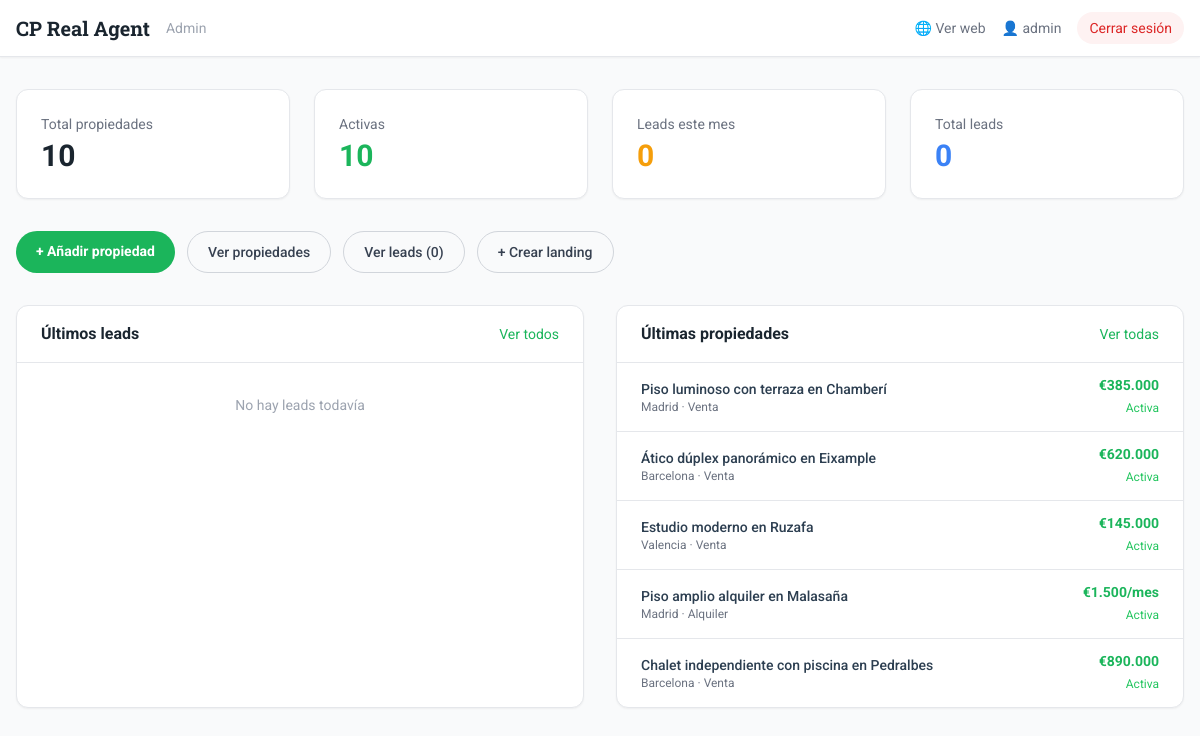
The page /admin/dashboard (signed in) on the database its author committed.
### tables this page shows
CREATE TABLE IF NOT EXISTS `propiedades` (
  `id` INT AUTO_INCREMENT PRIMARY KEY,
  `titulo` VARCHAR(200) NOT NULL,
  `slug` VARCHAR(220) UNIQUE NOT NULL,
  `descripcion` TEXT NOT NULL,
  `tipo_operacion` ENUM('alquiler','venta','traspaso','compartir') NOT NULL,
  `tipo_inmueble` ENUM('piso','casa','chalet','atico','duplex','estudio','local','oficina','terreno','garaje') NOT NULL,
  `precio` DECIMAL(12,2) NOT NULL,
  `moneda` CHAR(3) DEFAULT 'EUR',
  `superficie` DECIMAL(8,2) DEFAULT NULL,
  `superficie_util` DECIMAL(8,2) DEFAULT NULL,
  `habitaciones` TINYINT DEFAULT NULL,
  `banos` TINYINT DEFAULT NULL,
  `planta` VARCHAR(50) DEFAULT NULL,
  `ascensor` TINYINT(1) DEFAULT 0,
  `terraza` TINYINT(1) DEFAULT 0,
  `garaje` TINYINT(1) DEFAULT 0,
  `piscina` TINYINT(1) DEFAULT 0,
  `aire_acondicionado` TINYINT(1) DEFAULT 0,
  `amueblado` TINYINT(1) DEFAULT 0,
  `certificacion_energetica` CHAR(1) DEFAULT NULL,
  `ciudad` VARCHAR(100) NOT NULL,
  `zona_barrio` VARCHAR(100) DEFAULT NULL,
  `direccion` VARCHAR(255) DEFAULT NULL,
  `lat` DECIMAL(10,8) DEFAULT NULL,
  `lng` DECIMAL(11,8) DEFAULT NULL,
  `destacada` TINYINT(1) DEFAULT 0,
  `activa` TINYINT(1) DEFAULT 1,
  `visitas` INT DEFAULT 0,
  `created_at` TIMESTAMP DEFAULT CURRENT_TIMESTAMP,
  `updated_at` TIMESTAMP DEFAULT CURRENT_TIMESTAMP ON UPDATE CURRENT_TIMESTAMP,
  INDEX idx_operacion (`tipo_operacion`),
  INDEX idx_ciudad (`ciudad`),
  INDEX idx_tipo (`tipo_inmueble`),
  INDEX idx_precio (`precio`),
  INDEX idx_destacada (`destacada`, `activa`),
  FULLTEXT idx_busqueda (`titulo`, `descripcion`, `ciudad`, `zona_barrio`)
);

### includes/security.php (called while the page is built, shortened)
<?php
function e(string $str): string {
    return htmlspecialchars($str, ENT_QUOTES, 'UTF-8');
}

### includes/functions.php (called while the page is built, shortened)
<?php
function format_price(float $price, string $operacion): string {
    $formatted = number_format($price, 0, ',', '.');
    if ($operacion === 'alquiler') {
        return '€' . $formatted . '/mes';
    }
    return '€' . $formatted;
}
function tipo_operacion_label(string $tipo): string {
    $map = [
        'alquiler' => 'Alquiler',
        'venta'    => 'Venta',
        'traspaso' => 'Traspaso',
        'compartir'=> 'Compartir',
    ];
    return $map[$tipo] ?? ucfirst($tipo);
}

### admin/dashboard.php (the view, shortened to what this page needs)
<?php
require_once __DIR__ . '/../includes/security.php';
require_once __DIR__ . '/../includes/functions.php';
$db = getDB();
$totalProps = (int)$db->query("SELECT COUNT(*) FROM propiedades")->fetchColumn();
$activeProps = (int)$db->query("SELECT COUNT(*) FROM propiedades WHERE activa = 1")->fetchColumn();
$leadsMonth = (int)$db->query("SELECT COUNT(*) FROM leads WHERE created_at > DATE_SUB(NOW(), INTERVAL 30 DAY)")->fetchColumn();
$totalLeads = (int)$db->query("SELECT COUNT(*) FROM leads")->fetchColumn();
$recentLeads = $db->query("SELECT l.*, p.titulo as prop_titulo FROM leads l LEFT JOIN propiedades p ON l.propiedad_id = p.id ORDER BY l.created_at DESC LIMIT 10")->fetchAll();
$recentProps = $db->query("SELECT * FROM propiedades ORDER BY updated_at DESC LIMIT 5")->fetchAll();
?>
<!DOCTYPE html>
<html lang="es">
<head>
    <script src="https://cdn.tailwindcss.com"></script>
</head>
<body class="font-sans bg-gray-50 min-h-screen">
    <header class="bg-white shadow-sm border-b">
        <div class="max-w-7xl mx-auto px-4 py-3 flex items-center justify-between">
            <div class="flex items-center gap-4">
                <a href="/admin/dashboard" class="text-xl font-slab font-bold text-accent-dark">CP Real Agent</a>
                <span class="text-sm text-gray-400">Admin</span>
            </div>
            <div class="flex items-center gap-4">
                <a href="/" target="_blank" class="text-sm text-gray-500 hover:text-primary">🌐 Ver web</a>
                <span class="text-sm text-gray-500">👤 <?= e($_SESSION['user_name'] ?? 'Admin') ?></span>
                <a href="/admin/logout" class="px-3 py-1.5 text-sm bg-red-50 text-red-600 rounded-full hover:bg-red-100 transition-colors">Cerrar sesión</a>
            </div>
        </div>
    </header>
    <div class="max-w-7xl mx-auto px-4 py-8">
        <div class="grid grid-cols-1 sm:grid-cols-2 lg:grid-cols-4 gap-6 mb-8">
            <div class="bg-white rounded-xl p-6 shadow-sm border">
                <div class="text-sm text-gray-500 mb-1">Total propiedades</div>
                <div class="text-3xl font-bold text-accent-dark"><?= $totalProps ?></div>
            </div>
            <div class="bg-white rounded-xl p-6 shadow-sm border">
                <div class="text-sm text-gray-500 mb-1">Activas</div>
                <div class="text-3xl font-bold text-primary"><?= $activeProps ?></div>
            </div>
            <div class="bg-white rounded-xl p-6 shadow-sm border">
                <div class="text-sm text-gray-500 mb-1">Leads este mes</div>
                <div class="text-3xl font-bold text-amber-500"><?= $leadsMonth ?></div>
            </div>
            <div class="bg-white rounded-xl p-6 shadow-sm border">
                <div class="text-sm text-gray-500 mb-1">Total leads</div>
                <div class="text-3xl font-bold text-blue-500"><?= $totalLeads ?></div>
            </div>
        </div>
        <div class="flex flex-wrap gap-3 mb-8">
            <a href="/admin/propiedades/crear" class="px-5 py-2.5 bg-primary text-white font-bold rounded-full hover:bg-primary-dark transition-colors text-sm">
                + Añadir propiedad
            </a>
            <a href="/admin/propiedades/listar" class="px-5 py-2.5 border border-gray-300 text-gray-700 font-medium rounded-full hover:bg-gray-50 transition-colors text-sm">
                Ver propiedades
            </a>
            <a href="/admin/leads/listar" class="px-5 py-2.5 border border-gray-300 text-gray-700 font-medium rounded-full hover:bg-gray-50 transition-colors text-sm">
                Ver leads (<?= $totalLeads ?>)
            </a>
            <a href="/admin/landing/crear" class="px-5 py-2.5 border border-gray-300 text-gray-700 font-medium rounded-full hover:bg-gray-50 transition-colors text-sm">
                + Crear landing
            </a>
        </div>
        <div class="grid grid-cols-1 lg:grid-cols-2 gap-8">
            <div class="bg-white rounded-xl shadow-sm border">
                <div class="px-6 py-4 border-b flex items-center justify-between">
                    <h2 class="font-bold text-accent-dark">Últimos leads</h2>
                    <a href="/admin/leads/listar" class="text-sm text-primary hover:underline">Ver todos</a>
                </div>
                <div class="divide-y">
                    <?php if (count($recentLeads) > 0): ?>
                    <?php foreach ($recentLeads as $lead): ?>
                    <div class="px-6 py-3 flex items-center justify-between gap-4">
                        <div class="min-w-0">
                            <div class="font-medium text-accent text-sm truncate"><?= e($lead['nombre']) ?></div>
                            <div class="text-xs text-gray-500 truncate"><?= e($lead['email']) ?><?php if ($lead['prop_titulo']) echo ' · ' . e($lead['prop_titulo']) ?></div>
                        </div>
                        <div class="text-right flex-shrink-0">
                            <div class="text-xs text-gray-400"><?= date('d/m H:i', strtotime($lead['created_at'])) ?></div>
                            <div class="text-xs text-gray-400"><?= e($lead['fuente']) ?></div>
                        </div>
                    </div>
                    <?php endforeach; ?>
                    <?php else: ?>
                    <div class="px-6 py-8 text-center text-gray-400 text-sm">No hay leads todavía</div>
                    <?php endif; ?>
                </div>
            </div>
            <div class="bg-white rounded-xl shadow-sm border">
                <div class="px-6 py-4 border-b flex items-center justify-between">
                    <h2 class="font-bold text-accent-dark">Últimas propiedades</h2>
                    <a href="/admin/propiedades/listar" class="text-sm text-primary hover:underline">Ver todas</a>
                </div>
                <div class="divide-y">
                    <?php foreach ($recentProps as $prop): ?>
                    <div class="px-6 py-3 flex items-center justify-between gap-4">
                        <div class="min-w-0">
                            <div class="font-medium text-accent text-sm truncate"><?= e($prop['titulo']) ?></div>
                            <div class="text-xs text-gray-500"><?= e($prop['ciudad']) ?> · <?= tipo_operacion_label($prop['tipo_operacion']) ?></div>
                        </div>
                        <div class="text-right flex-shrink-0">
                            <div class="text-sm font-bold text-primary"><?= format_price((float)$prop['precio'], $prop['tipo_operacion']) ?></div>
                            <span class="text-xs <?= $prop['activa'] ? 'text-green-500' : 'text-red-500' ?>">
                                <?= $prop['activa'] ? 'Activa' : 'Inactiva' ?>
                            </span>
                        </div>
                    </div>
                    <?php endforeach; ?>
                </div>
            </div>
        </div>
    </div>
</body>
</html>

### rows shown on the page
propiedades: titulo "Piso luminoso con terraza en Chamberí", ciudad "Madrid", tipo_operacion "Venta", precio+tipo_operacion "€385.000", activa "Activa"
propiedades: titulo "Ático dúplex panorámico en Eixample", ciudad "Barcelona", tipo_operacion "Venta", precio+tipo_operacion "€620.000", activa "Activa"
propiedades: titulo "Estudio moderno en Ruzafa", ciudad "Valencia", tipo_operacion "Venta", precio+tipo_operacion "€145.000", activa "Activa"
propiedades: titulo "Piso amplio alquiler en Malasaña", ciudad "Madrid", tipo_operacion "Alquiler", precio+tipo_operacion "€1.500/mes", activa "Activa"
propiedades: titulo "Chalet independiente con piscina en Pedralbes", ciudad "Barcelona", tipo_operacion "Venta", precio+tipo_operacion "€890.000", activa "Activa"

### other values the page prints
$_SESSION['user_name'] "admin"
$totalProps "10"
$activeProps "10"
$leadsMonth "0"
$totalLeads "0"
